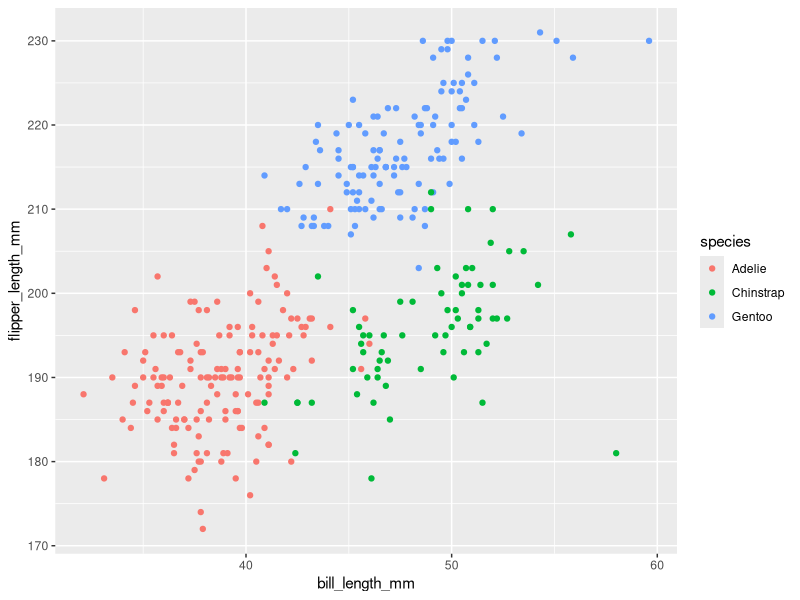
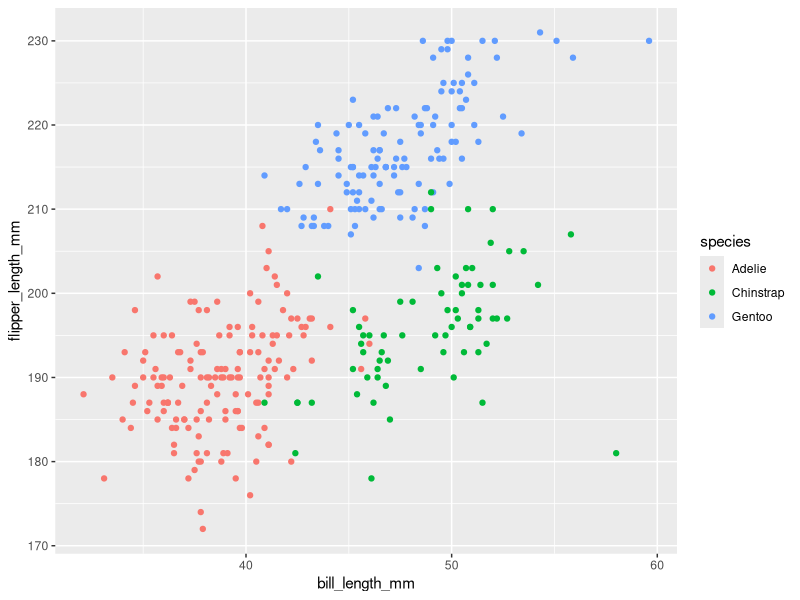

Source code (R) for these figures, in order:
## ---- chunk 1
library(tidyverse)
library(ggplot2)
## ---- chunk 2
data("penguins", package = "palmerpenguins")
## ---- chunk 3
skimr::skim(penguins)
## ---- chunk 4
nrow(penguins)
ncol(penguins)
## ---- chunk 5
mean(penguins$flipper_length_mm,na.rm = TRUE)
## ---- chunk 6
flipper_vs_bill = 
  ggplot(penguins, aes(x = bill_length_mm, y = flipper_length_mm,color = species)) + geom_point()
flipper_vs_bill
## ---- chunk 7
ggsave("P1_plot.pdf",flipper_vs_bill)
## ---- chunk 8
library(dplyr)
df = tibble(
  sample = rnorm(10),
  sample > 0,
  "abcdefghij",
  factor(c("good","good","good","normal","normal","normal","normal","bad","bad","bad"))
)
df
## ---- chunk 9
num = pull(df,1)
log = pull(df,2)
cha = pull(df,3)
fac = pull(df,4)
mean(num)
mean(log)
mean(cha)
mean(fac)
